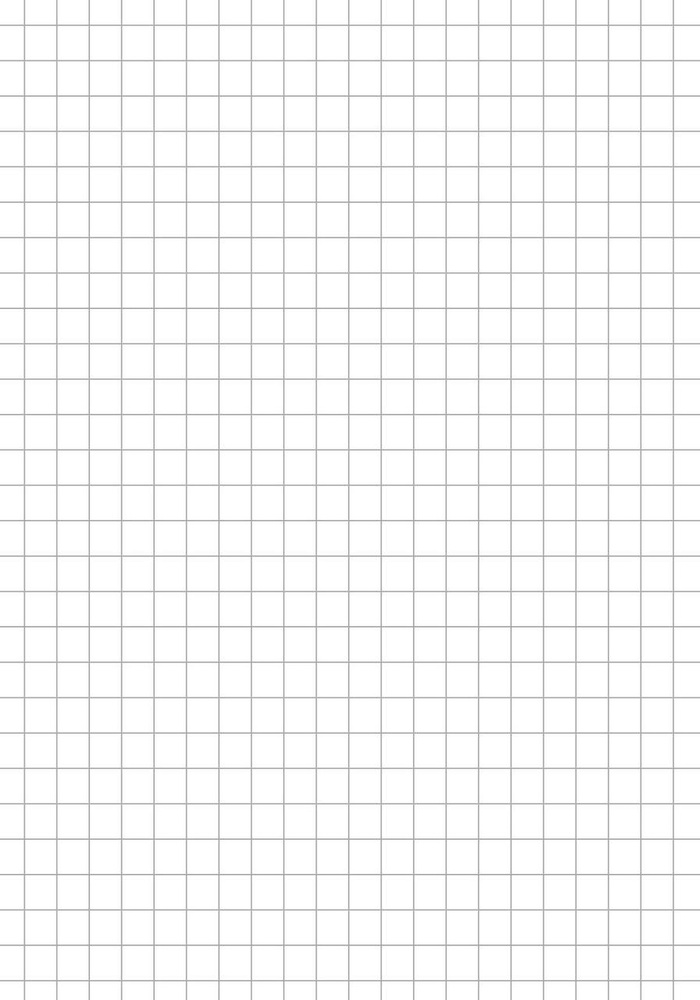
#> input picture Coursework/Server_py/Bg_best.jpg, 700 x 1000 px, shrunk from 896 x 1280 before the run
$ python script_2.py
#> lines starting #> are read from the running program, lines starting #| are printed output that depends on the picture
from PIL import Image
from PIL import ImageFont
from PIL import ImageDraw

img = Image.open("Bg_best.jpg")
#> img is the input picture: PIL image 700x1000 RGB; min 145, max 255, mean 247.8
draw = ImageDraw.Draw(img)
# font = ImageFont.truetype(<font-file>, <font-size>)
font = ImageFont.truetype("Gogol.ttf", 120)
# draw.text((x, y),"Sample Text",(r,g,b))
draw.text((50, 20),"Симпл димпл\nИли\nПопыт???",(0,0,0),font=font)
img.save('sample-out.jpg')
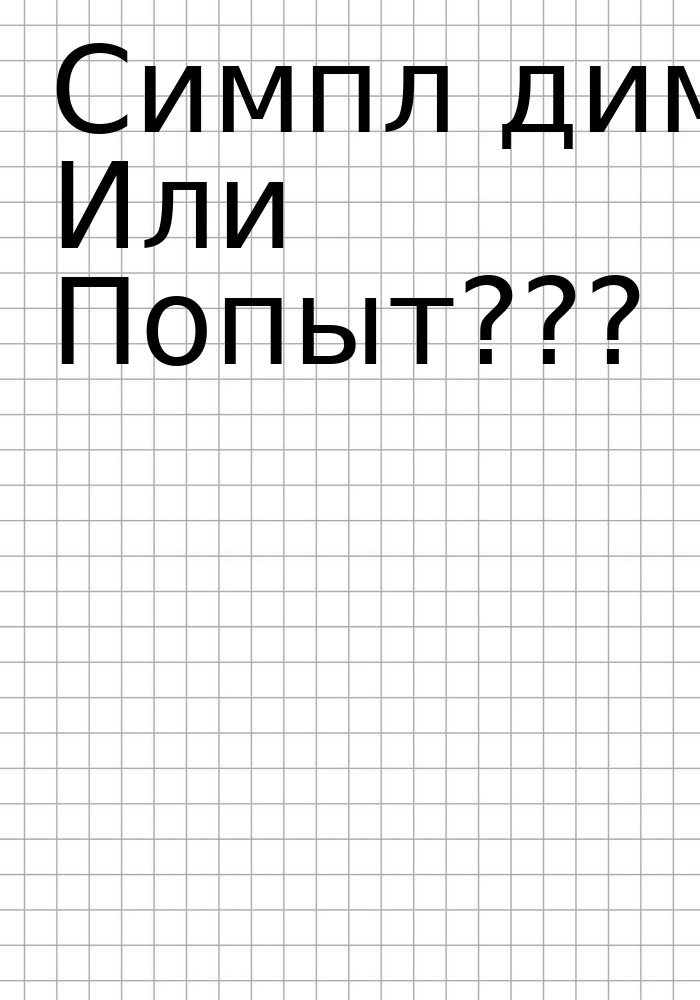
#> saved as sample-out.jpg: PIL image 700x1000 RGB; min 0, max 255, mean 235.4

$ run again, with Coursework/Server_py/bg1.jpg copied over Coursework/Server_py/Bg_best.jpg
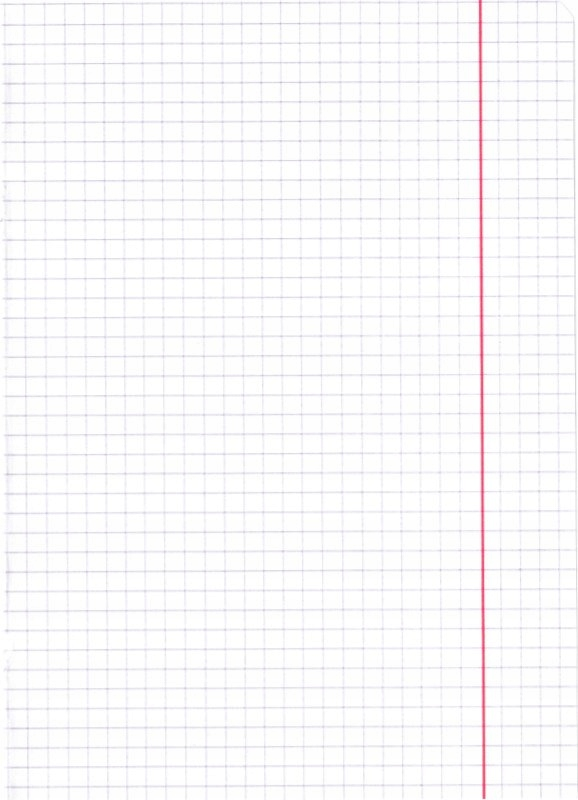
#> input picture Coursework/Server_py/bg1.jpg, 578 x 800 px
#> img is the input picture: PIL image 578x800 RGB; mean R, G, B 250.3, 249.4, 250.4
#> `img.save('sample-out.jpg')`:
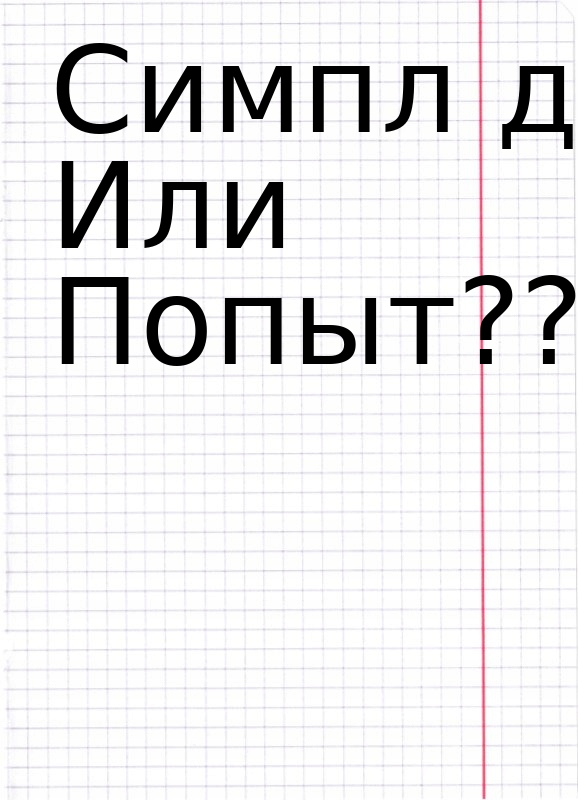
#> saved as sample-out.jpg: PIL image 578x800 RGB; mean R, G, B 233.7, 232.9, 233.8

$ run again, with Coursework/Server_py/bg_1.jpg copied over Coursework/Server_py/Bg_best.jpg
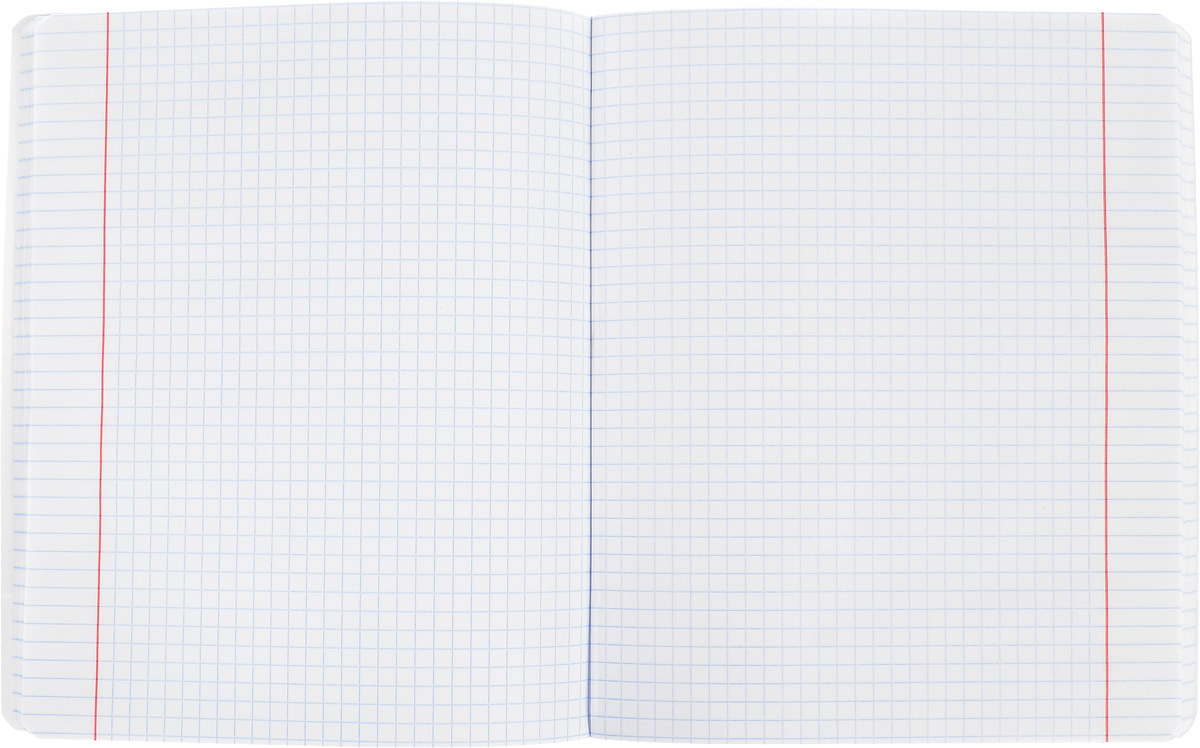
#> input picture Coursework/Server_py/bg_1.jpg, 1200 x 748 px
#> img is the input picture: PIL image 1200x748 RGB; mean R, G, B 233.7, 234.5, 238.3
#> `img.save('sample-out.jpg')`:
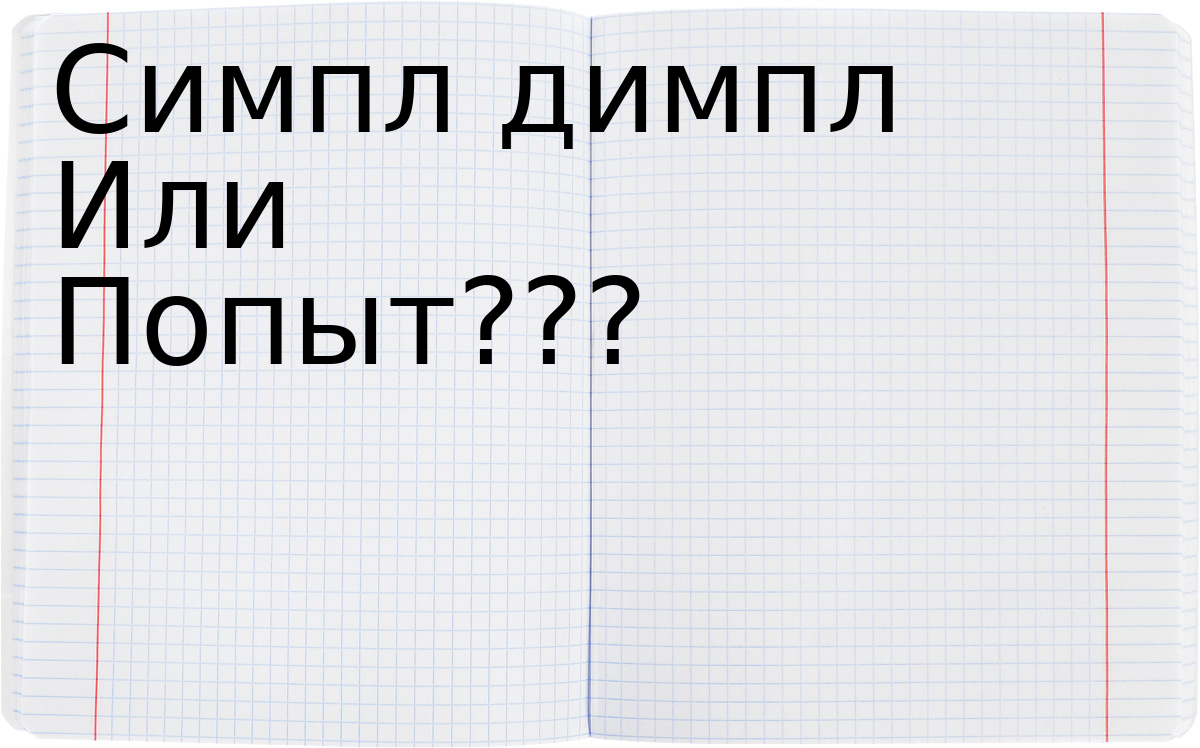
#> saved as sample-out.jpg: PIL image 1200x748 RGB; mean R, G, B 223.4, 224.2, 227.8
